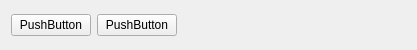
<?xml version="1.0" encoding="UTF-8"?>
<ui version="4.0">
 <class>ShareDesktopToolbar</class>
 <widget class="QFrame" name="ShareDesktopToolbar">
  <property name="geometry">
   <rect>
    <x>0</x>
    <y>0</y>
    <width>417</width>
    <height>50</height>
   </rect>
  </property>
  <property name="windowTitle">
   <string>ShareDesktopToolbar</string>
  </property>
  <layout class="QHBoxLayout" name="horizontalLayout">
   <item>
    <widget class="QPushButton" name="pushButton">
     <property name="sizePolicy">
      <sizepolicy hsizetype="Preferred" vsizetype="Fixed">
       <horstretch>0</horstretch>
       <verstretch>0</verstretch>
      </sizepolicy>
     </property>
     <property name="text">
      <string>PushButton</string>
     </property>
    </widget>
   </item>
   <item>
    <widget class="QPushButton" name="pushButton_2">
     <property name="text">
      <string>PushButton</string>
     </property>
    </widget>
   </item>
   <item>
    <spacer name="horizontalSpacer">
     <property name="orientation">
      <enum>Qt::Horizontal</enum>
     </property>
     <property name="sizeHint" stdset="0">
      <size>
       <width>234</width>
       <height>20</height>
      </size>
     </property>
    </spacer>
   </item>
  </layout>
 </widget>
 <layoutdefault spacing="6" margin="11"/>
 <resources/>
 <connections/>
</ui>
